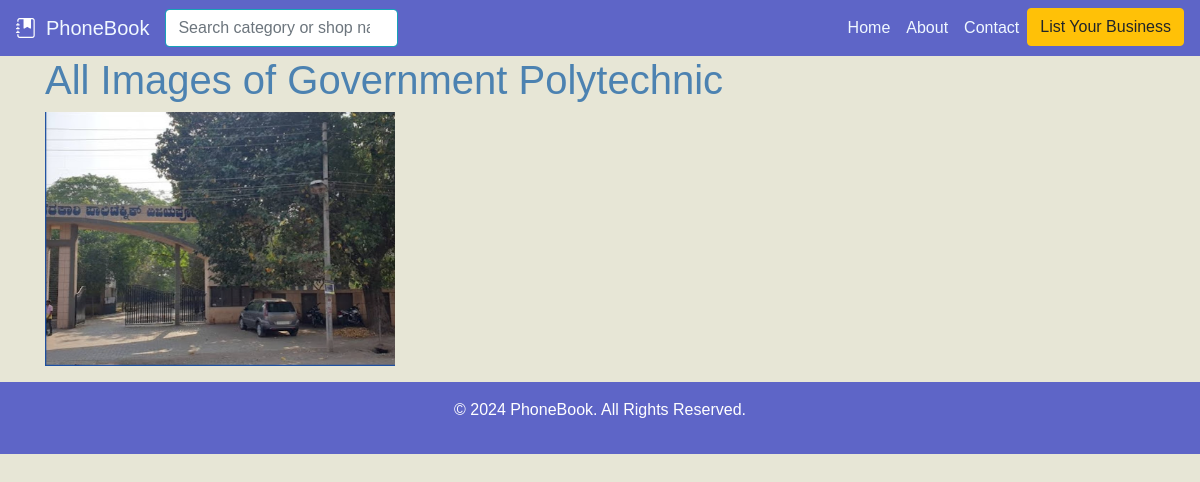
The app's page /shop/43/all-images/ with its own data.
### shops/models.py (models this page shows, shortened)
class Shop(models.Model):
    category = models.ForeignKey(Category, on_delete=models.CASCADE)
    subcategory = models.ForeignKey(Subcategory, on_delete=models.SET_NULL, null=True, blank=True)
    name = models.CharField(max_length=255)
    address = models.TextField()
    phone_number = models.CharField(max_length=15, blank=True, null=True)
    email = models.EmailField(blank=True, null=True)
    website = models.URLField(blank=True, null=True)
    description = models.TextField(blank=True, null=True)
    opening_hours = models.CharField(max_length=255, blank=True, null=True)

class ShopImage(models.Model):
    shop = models.ForeignKey(Shop, on_delete=models.CASCADE, related_name='images')
    image = models.ImageField(upload_to='shop_images/')

### shops/views.py (the view)
# urls.py: path('shop/<int:shop_id>/all-images/',views.shop_all_images, name='shop_all_images'),
def shop_all_images(request, shop_id):
    shop = get_object_or_404(Shop, pk=shop_id)
    images = shop.images.all()  # Fetch all related images for the shop
    return render(request, 'shops/shop_all_images.html', {'shop': shop, 'images': images})

### templates/shops/shop_all_images.html
{% extends 'shops/base.html' %}
{% load static %}
{% block content %}
<main>
    <div class="container">
        <h1>All Images of {{ shop.name }}</h1>
        <div class="row">
            {% for image in shop.images.all %}
            <div class="col-md-4">
                <img src="{{ image.image.url }}" class="img-fluid mb-3" alt="{{ shop.name }}">
            </div>
            {% endfor %}
        </div>
    </div>
</main>
{% endblock %}

### static/styles.css (style rules this page uses)
body { font-family: Arial, sans-serif; }

### records on screen
Shop: name "Government Polytechnic"
ShopImage: image (picture)
